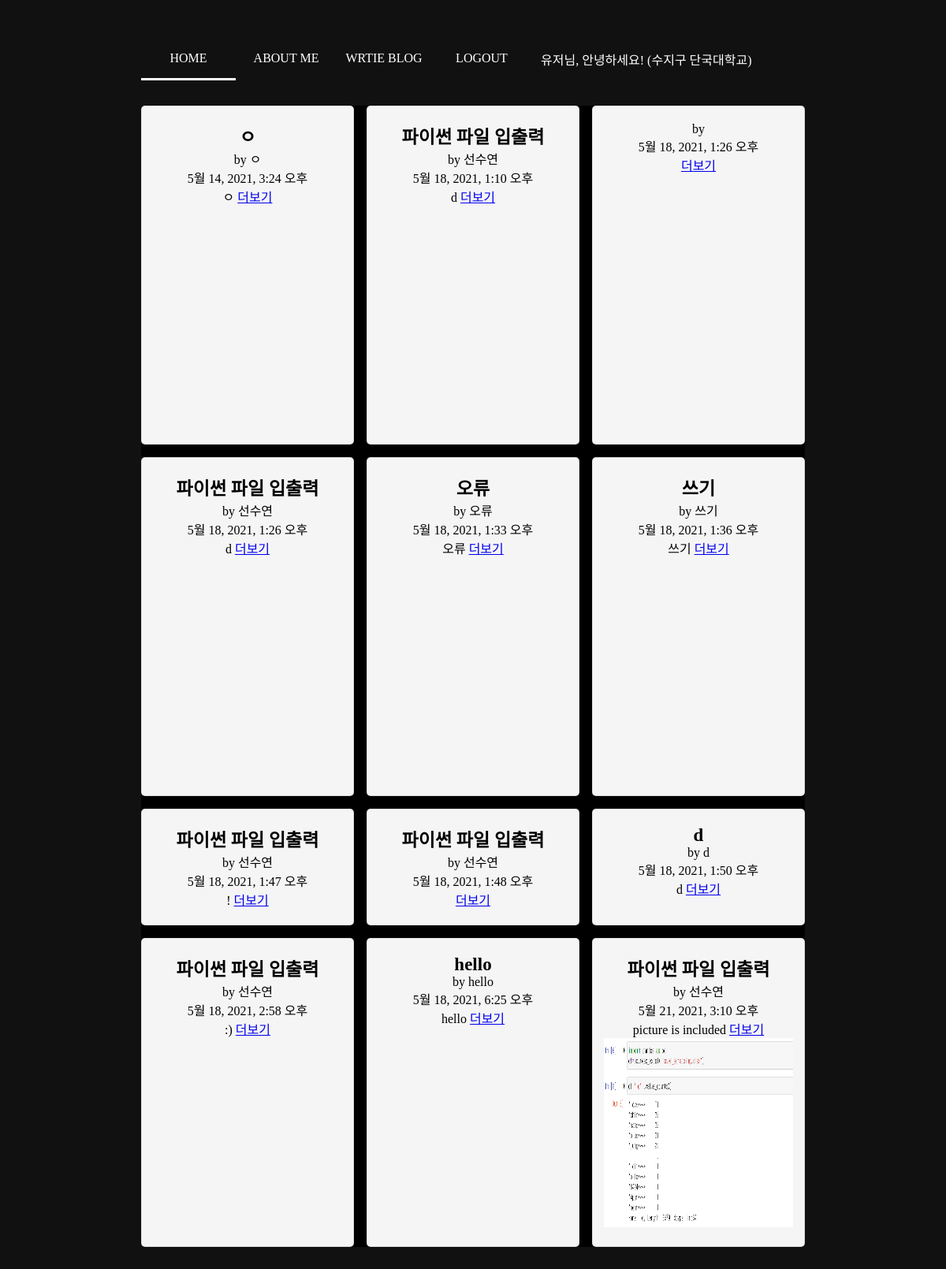
Before: / (signed in) with the older database file.
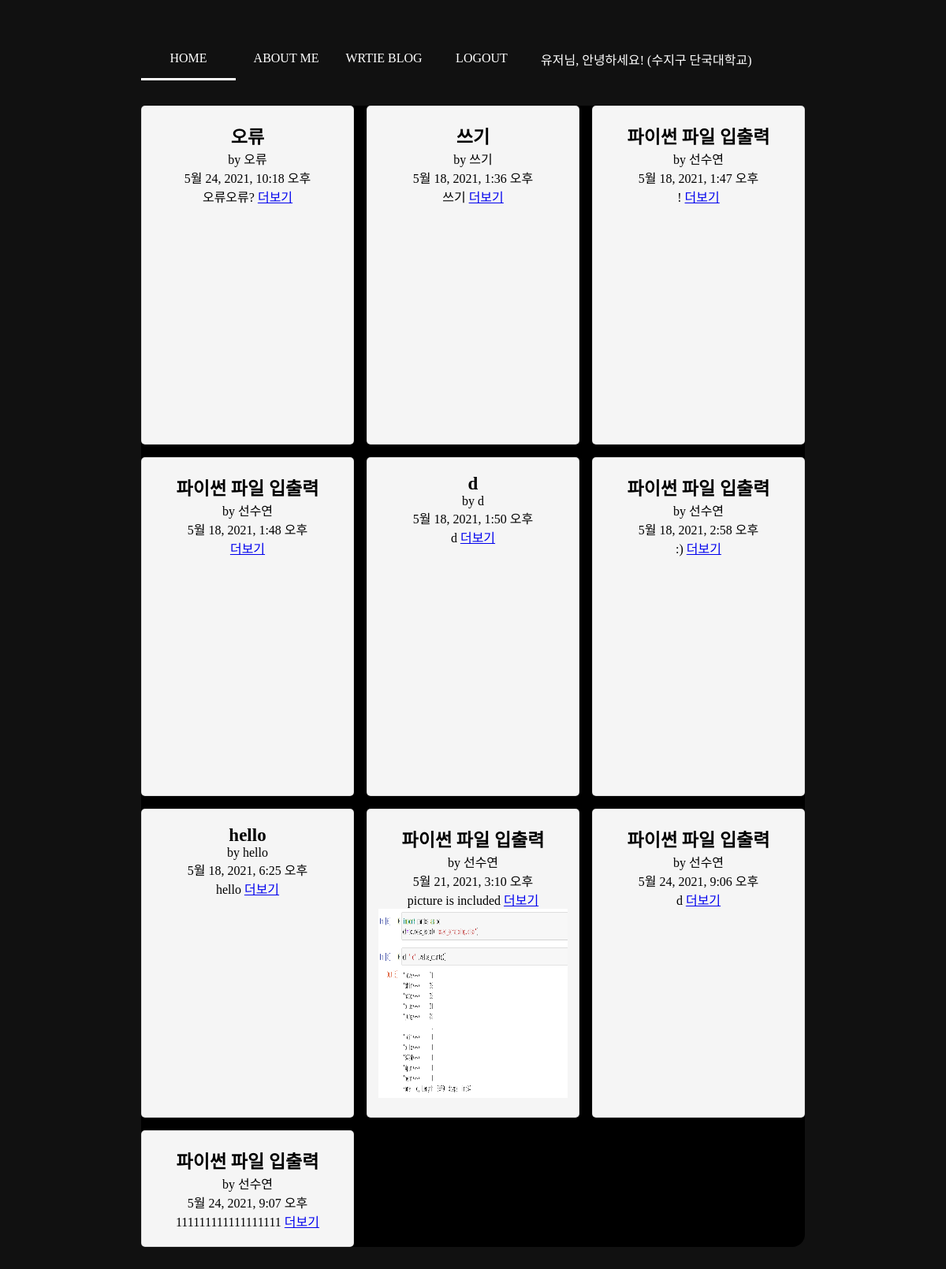
After: the same page with the newer database file.
### blog/models.py (models this page shows, shortened)
class Blog(models.Model):
    title=models.CharField(max_length=200)
    writer=models.CharField(max_length=100)
    pub_date=models.DateTimeField()
    body=models.TextField()
    image=models.ImageField(upload_to="blog/", blank=True, null = True)
    def summary(self):
        return self.body[:100] # 100자 이하로 출력

### blog/views.py (the view)
# urls.py: 2. Add a URL to urlpatterns:  path('', views.home, name='home')
def home(request):
    blogs = Blog.objects.all() # 쿼리셋 #
    return render(request, 'home.html', {'blogs': blogs}) # home.html에서 blogs를 보여주는 것이 목적

### blog/templates/home.html (shortened to what this page needs)
<!DOCTYPE html>
<html lang='en'>
<head>
</head>
<body>
    {% if user.is_authenticated %}
    <div class="nav">
        <nav>
            {% if user.is_authenticated %}
            <a class="atag" aria-current="page" href="{% url 'home' %}">HOME</a>
            <a class="atag" href="{% url 'about_me' %}">ABOUT ME</a>
            <a class="atag" href="{% url 'new' %}">WRTIE BLOG</a>
            <a class="atag" href="{% url 'logout' %}">LOGOUT</a>
            <div class="line"></div>
            {% endif %}
        </nav>
        <div class="login_hello">
            <p class="hello_text1" style="font-family: Poppins;">{{user.nickname}}님, 안녕하세요! ({{user.location}}
                {{user.university}})</p>
        </div>
    </div>
    <div class="container">
        <section class="cards">
            {% for blog in blogs %}
            <article class="vertical card">
                <div class="card_title">
                    <a class="content_atag" href="{% url 'detail' blog.id %}"
                        style="font-size: 23px;"><strong>{{blog.title}}</strong></a>
                </div>
                <div class="card_writer">
                    by {{blog.writer}}
                </div>
                <div>
                    {{blog.pub_date}}
                </div>
                <div class="card_summary">
                    {{blog.summary}}
                    <a href="{% url 'detail' blog.id %}">더보기</a>
                </div>
                <div class="image">
                    <div>
                        {% if blog.image %}
                        <img class="img-fluid rounded" src="{{blog.image.url}}" style="width: 240px; height: 240px;" />
                        {% endif %}
                    </div>
                </div>
            </article>
            {% endfor %}
        </section>
    </div>
    {% endif %}
</body>
</html>

Changed rows visible on the page:
removed Blog: title "ㅇ", writer "ㅇ", pub_date "5월 14, 2021, 3:24 오후", summary "ㅇ"
removed Blog: title "파이썬 파일 입출력", writer "선수연", pub_date "5월 18, 2021, 1:10 오후", summary "d"
removed Blog: pub_date "5월 18, 2021, 1:26 오후"
removed Blog: title "파이썬 파일 입출력", writer "선수연", pub_date "5월 18, 2021, 1:26 오후", summary "d"
changed Blog "오류": pub_date "5월 18, 2021, 1:33 오후" → "5월 24, 2021, 10:18 오후"; summary "오류" → "오류오류?"
added Blog: title "파이썬 파일 입출력", writer "선수연", pub_date "5월 24, 2021, 9:06 오후", summary "d"
added Blog: title "파이썬 파일 입출력", writer "선수연", pub_date "5월 24, 2021, 9:07 오후", summary "111111111111111111"
